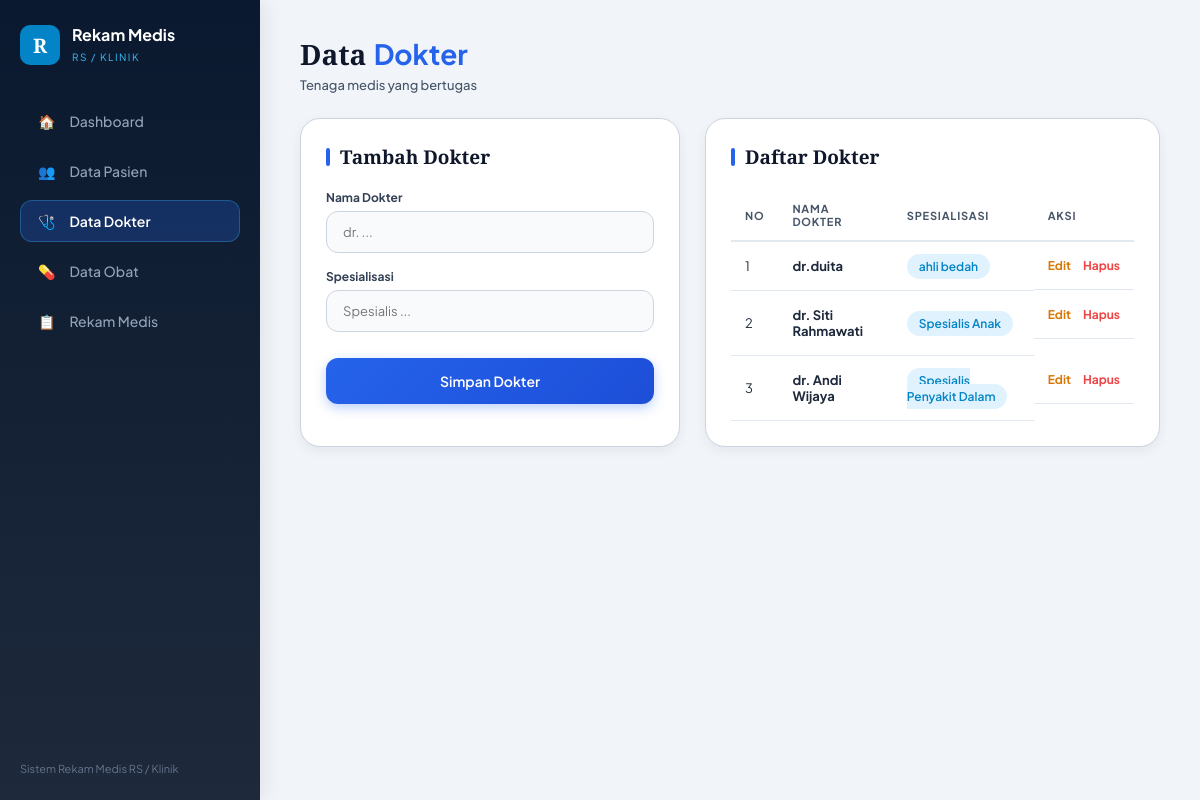
Screenshot of /dokter.php with the database file from the repository.
### tables this page shows
CREATE TABLE `dokter` (
  `id_dokter` int(11) NOT NULL AUTO_INCREMENT,
  `nama_dokter` varchar(100) NOT NULL,
  `spesialisasi` varchar(50) NOT NULL,
  PRIMARY KEY (`id_dokter`)
);

### dokter.php (the view, shortened to what this page needs)
<?php
include 'koneksi.php';
$is_edit      = false;
$nama_dokter  = "";
$spesialisasi = "";
?>
<!DOCTYPE html>
<html lang="id">
<head>
    <link rel="stylesheet" href="style.css">
</head>
<body>
    <div class="sidebar">
        <div>
            <div class="brand">
                <div class="brand-logo">R</div>
                <div class="brand-text"><h2>Rekam Medis</h2><span>RS / KLINIK</span></div>
            </div>
            <div class="nav-menu">
                <a href="index.php" class="nav-item"><span>🏠</span> Dashboard</a>
                <a href="pasien.php" class="nav-item"><span>👥</span> Data Pasien</a>
                <a href="dokter.php" class="nav-item active"><span>🩺</span> Data Dokter</a>
                <a href="obat.php" class="nav-item"><span>💊</span> Data Obat</a>
                <a href="rekam_medis.php" class="nav-item"><span>📋</span> Rekam Medis</a>
            </div>
        </div>
        <div class="sidebar-footer">Sistem Rekam Medis RS / Klinik</div>
    </div>
    <div class="main-content">
        <div class="header-title">
            <div>
                <h1>Data <span>Dokter</span></h1>
                <p>Tenaga medis yang bertugas</p>
            </div>
        </div>
        <div class="row-grid">
            <div class="panel">
                <h3 class="panel-title"><?= $is_edit ? "Edit Data Dokter" : "Tambah Dokter"; ?></h3>
                <form action="dokter.php" method="POST">
                    <div class="form-group">
                        <label>Nama Dokter</label>
                        <input type="text" name="nama_dokter" class="form-control" value="<?= $nama_dokter; ?>" placeholder="dr. ..." required>
                    </div>
                    <div class="form-group">
                        <label>Spesialisasi</label>
                        <input type="text" name="spesialisasi" class="form-control" value="<?= $spesialisasi; ?>" placeholder="Spesialis ..." required>
                    </div>
                    <button type="submit" name="simpan" class="btn-submit"><?= $is_edit ? "Update Dokter" : "Simpan Dokter"; ?></button>
                </form>
            </div>
            <div class="panel">
                <h3 class="panel-title">Daftar Dokter</h3>
                <div class="table-responsive">
                    <table>
                        <thead>
                            <tr>
                                <th>NO</th>
                                <th>NAMA DOKTER</th>
                                <th>SPESIALISASI</th>
                                <th>AKSI</th>
                            </tr>
                        </thead>
                        <tbody>
                            <?php
                            $no = 1;
                            $data = mysqli_query($koneksi, "SELECT * FROM dokter ORDER BY id_dokter DESC");
                            while ($d = mysqli_fetch_assoc($data)) {
                            ?>
                            <tr>
                                <td><?= $no++; ?></td>
                                <td><b><?= $d['nama_dokter']; ?></b></td>
                                <td><span class="badge-spesialis"><?= $d['spesialisasi']; ?></span></td>
                                <td class="action-links">
                                    <a href="dokter.php?edit=<?= $d['id_dokter']; ?>" class="btn-action-edit">Edit</a>
                                    <a href="javascript:void(0)" onclick="konfirmasiHapus('dokter.php?hapus=<?= $d['id_dokter']; ?>')" class="btn-action-delete">Hapus</a>
                                </td>
                            </tr>
                            <?php } ?>
                        </tbody>
                    </table>
                </div>
            </div>
        </div>
    </div>
</body>
</html>

### style.css (style rules this page uses)
* { box-sizing: border-box; margin: 0; padding: 0; font-family: 'Plus Jakarta Sans', sans-serif; }
body { background-color: #f1f5f9; color: #0f172a; display: flex; min-height: 100vh; }
.sidebar { width: 260px; background: linear-gradient(180deg, #0a192f 0%, #1e293b 100%); padding: 25px 20px; display: flex; flex-direction: column; justify-content: space-between; color: #f1f5f9; position: fixed; height: 100vh; left: 0; top: 0; box-shadow: 4px 0 20px rgba(0,0,0,0.08); z-index: 100; }
.brand { display: flex; align-items: center; gap: 12px; margin-bottom: 35px; }
.brand-logo { width: 40px; height: 40px; background: #0284c7; color: #ffffff; font-weight: 700; font-size: 20px; border-radius: 10px; display: flex; align-items: center; justify-content: center; font-family: 'Playfair Display', serif; }
.brand-text h2 { font-size: 16px; font-weight: 700; color: #ffffff; line-height: 1.2; }
.brand-text span { font-size: 10px; letter-spacing: 1.5px; color: #38bdf8; text-transform: uppercase; }
.nav-menu { display: flex; flex-direction: column; gap: 8px; }
.nav-item { display: flex; align-items: center; gap: 14px; padding: 12px 18px; color: #94a3b8; text-decoration: none; font-size: 14px; font-weight: 500; border-radius: 12px; transition: all 0.3s ease; }
.nav-item.active { background: rgba(37, 99, 235, 0.25); color: #ffffff; font-weight: 600; box-shadow: inset 0 0 0 1px rgba(56, 189, 248, 0.3); }
.sidebar-footer { font-size: 11px; color: #64748b; }
.main-content { margin-left: 260px; flex: 1; padding: 35px 40px; max-width: calc(100% - 260px); }
.header-title { margin-bottom: 25px; display: flex; justify-content: space-between; align-items: flex-start; }
.header-title h1 { font-family: 'Playfair Display', serif; font-size: 28px; color: #0f172a; font-weight: 700; }
.header-title h1 span { color: #2563eb; }
.header-title p { font-size: 13px; color: #475569; margin-top: 4px; font-weight: 500; }
.row-grid { display: grid; grid-template-columns: 380px 1fr; gap: 25px; }
.panel { background: #ffffff; padding: 25px; border-radius: 20px; box-shadow: 0 4px 12px rgba(15, 23, 42, 0.06); border: 1px solid #cbd5e1; }
.panel-title { font-family: 'Playfair Display', serif; font-size: 19px; color: #0f172a; margin-bottom: 20px; display: flex; align-items: center; gap: 10px; }
.panel-title::before { content: ''; width: 4px; height: 18px; background: #2563eb; border-radius: 2px; }
.form-group { margin-bottom: 16px; }
.form-group label { display: block; font-size: 12px; font-weight: 700; color: #334155; margin-bottom: 6px; }
.form-control { width: 100%; padding: 12px 16px; border: 1px solid #cbd5e1; background: #f8fafc; border-radius: 12px; font-size: 13px; color: #0f172a; outline: none; transition: all 0.3s; }
.btn-submit { width: 100%; padding: 14px; background: linear-gradient(135deg, #2563eb 0%, #1d4ed8 100%); color: white; border: none; border-radius: 12px; font-weight: 600; font-size: 14px; cursor: pointer; box-shadow: 0 4px 12px rgba(37, 99, 235, 0.3); transition: all 0.3s; margin-top: 10px; }
.table-responsive { width: 100%; overflow-x: auto; }
table { width: 100%; border-collapse: collapse; }
table th { text-align: left; font-size: 11px; text-transform: uppercase; letter-spacing: 0.8px; color: #475569; padding: 12px 14px; border-bottom: 2px solid #e2e8f0; font-weight: 700; }
table td { padding: 16px 14px; font-size: 13px; border-bottom: 1px solid #e2e8f0; vertical-align: middle; color: #1e293b; }
.badge-spesialis { background: #e0f2fe; color: #0284c7; padding: 5px 12px; border-radius: 20px; font-size: 12px; font-weight: 600; }
.action-links { display: flex; gap: 12px; }
.btn-action-edit { color: #d97706; font-weight: 700; text-decoration: none; font-size: 12px; }
.btn-action-delete { color: #ef4444; font-weight: 700; text-decoration: none; font-size: 12px; }

### rows the page displays
dokter: nama_dokter "dr.duita", spesialisasi "ahli bedah"
dokter: nama_dokter "dr. Siti Rahmawati", spesialisasi "Spesialis Anak"
dokter: nama_dokter "dr. Andi Wijaya", spesialisasi "Spesialis Penyakit Dalam"
